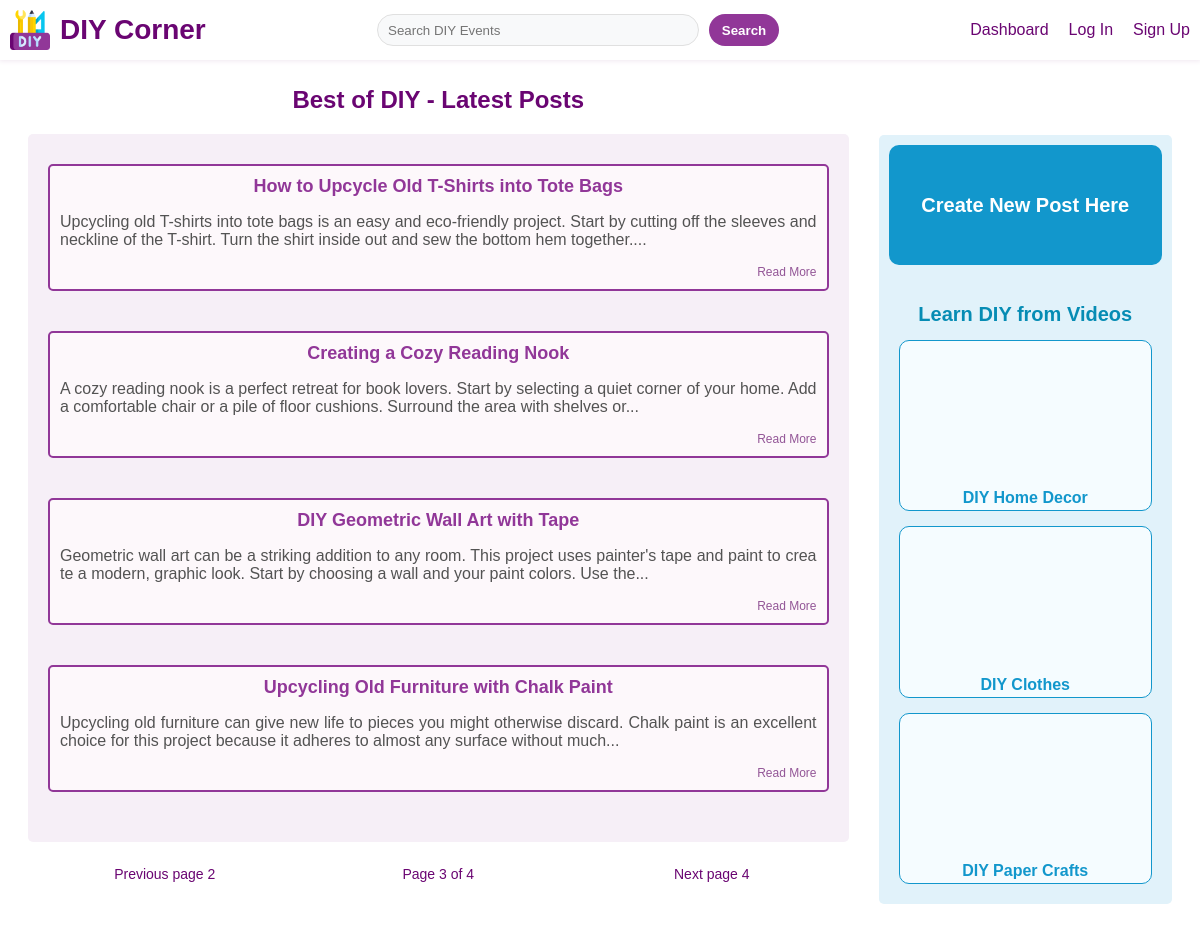
The page /dashboard?page=3 on the database its author committed.
### app/models.py (models this page shows, shortened)
class Post(db.Model):
    __tablename__ = 'post'
    id = db.Column(db.Integer, primary_key=True, autoincrement=True)
    title = db.Column(db.String(100), nullable=False)
    content = db.Column(db.Text, nullable=False)
    date_posted = db.Column(db.DateTime, nullable=False, default=datetime.now)
    user_id = db.Column(db.Integer, db.ForeignKey('user.id'), nullable=False)
    author = db.relationship('User', backref=db.backref('post'))

### app/routes.py (the view)
@main.route('/dashboard', methods=['GET', 'POST'])
def dashboard():
    form=PostForm()
    page = request.args.get('page', 1, type=int)
    posts = Post.query.order_by(Post.date_posted.desc()).paginate(page=page, per_page=4)
    return render_template('dashboard.html', title='Dashboard', user=current_user, posts=posts, form=form, page=page)

### app/forms.py
class PostForm(FlaskForm):
    title = TextAreaField('Title', validators=[DataRequired()])
    content = TextAreaField('Content', validators=[DataRequired()])
    submit = SubmitField('Create new post')

### app/templates/dashboard.html (shortened to what this page needs)
{% extends "base.html" %}
{% block content %}
    <div class="dashboard-container">
        <div class="dashboard-left">
            <h1>Best of DIY - Latest Posts</h1>
            <div class="all-posts">
                {% for post in posts.items %}
                <div class="all-posts-list">
                    <a href="{{ url_for('main.details', post_id=post.id) }}" class="all-posts-title">{{ post.title }}</a>
                    <p>{{ post.content | truncate(200) }}</p>
                    <a href="{{ url_for('main.details', post_id=post.id) }}" class="read-more">Read More</a>
                </div>
                {% endfor %}
            </div>
            <div class="pages">
                <p>
                    {% if posts.has_prev %}
                        <a href="{{ url_for('main.dashboard', page=posts.prev_num) }}">Previous page</a>
                        {{ posts.prev_num }}
                    {% endif %}
                </p>
                <p>Page {{ posts.page }} of {{ posts.pages }}</p>
                <p>
                    {% if posts.has_next %}
                        <a href="{{ url_for('main.dashboard', page=posts.next_num) }}">Next page</a>
                        {{ posts.next_num }}
                    {% endif %}
                </p>
            </div>
        </div>
        <div class="dashboard-right">
            <a href="{{ url_for('main.post') }}" class="create-button">Create New Post Here</a>
            <h1>Learn DIY from Videos</h1>
            <div class="video-grid">
                    <div class="video-container">
                        <iframe src="https://www.youtube.com/embed/QVfEGFvIDnc?si=Cei9VK51KD9ou2X9" title="YouTube video player" allow="accelerometer; autoplay; clipboard-write; encrypted-media; gyroscope; picture-in-picture; web-share" allowfullscreen></iframe>
                        <p>DIY Home Decor</p>
                    </div>
                    <div class="video-container">
                        <iframe src="https://www.youtube.com/embed/x3GINpzPkXo?si=aq_kUpp5knVp_4PK" title="YouTube video player" allow="accelerometer; autoplay; clipboard-write; encrypted-media; gyroscope; picture-in-picture; web-share" allowfullscreen></iframe>
                        <p>DIY Clothes</p>
                    </div>
                    <div class="video-container">
                        <iframe src="https://www.youtube.com/embed/drT-Qp1PA30?si=W9aBeQiDM2I64Jkm" title="YouTube video player" allow="accelerometer; autoplay; clipboard-write; encrypted-media; gyroscope; picture-in-picture; web-share" allowfullscreen></iframe>
                        <p>DIY Paper Crafts</p>
                    </div>
            </div>
        </div>
    </div>
{% endblock %}

### app/static/css/base.css (style rules this page uses)
* { list-style: none; text-decoration: none; font-family: Verdana, sans-serif; }

### app/static/css/index.css (style rules this page uses)
* { list-style: none; text-decoration: none; }

### app/static/css/dashboard.css (style rules this page uses)
* { list-style: none; text-decoration: none; }
.dashboard-container { display: flex; padding: 20px; margin-top: 50px; }
.dashboard-left { flex: 3; width: 75%; margin-right: 30px; }
.dashboard-left h1 { font-size: 24px; color: #6a0572; font-weight: 800; text-align: center; margin-bottom: 20px; }
.all-posts { padding: 10px 20px; background-color: #f6eff7; border-radius: 5px; }
.all-posts-list { position: relative; border: 2px solid #913798; padding: 10px; margin-top: 20px; margin-bottom: 40px; background-color: #fdf8fb; border-radius: 5px; word-wrap: break-word; word-break: break-all; }
.all-posts-title { display: block; text-align: center; font-size: 18px; color: #913798; font-weight: 700; }
.all-posts-list p { font-size: 16px; color: #535353; font-weight: 400; text-align: justify; }
.read-more { display: block; text-align: right; font-size: 12px; color: #935697; font-weight: 500; }
.pages { display: flex; justify-content: space-between; align-items: center; text-align: center; margin-top: 10px; }
.pages p { flex: 1; font-size: 14px; color: #6a0572; font-weight: 500; }
.pages a { flex: 1; font-size: 14px; color: #6a0572; font-weight: 500; }
.dashboard-right { flex: 1; width: 25%; display: flex; flex-direction: column; text-align: center; align-items: center; background-color: #e1f2fa; border-radius: 5px; padding: 10px; margin-top: 65px; }
.create-button { display: flex; justify-content: center; align-items: center; width: 100%; height: 120px; border: none; border-radius: 10px; background-color: #1297cc; color: white; font-size: 20px; font-weight: 600; text-align: center; cursor: pointer; outline: none; transition: all 0.3s ease; margin-bottom: 25px; }
.dashboard-right h1 { font-size: 20px; color: #068cb4; font-weight: 700; text-align: center; }
.video-grid { display: flex; flex-wrap: wrap; gap: 5px; padding: 0 10px; width: auto; height: auto; }
.video-container { background-color: #f5fcff; border: 1px solid #1297cc; border-radius: 10px; margin-bottom: 10px; }
.video-container iframe { width: 100%; height: auto; aspect-ratio: 16 / 9; border: none; border-radius: 10px; }
.video-container p { font-size: 16px; color: #1297cc; font-weight: 700; margin: 3px; text-align: center; }

### app/static/css/details.css (style rules this page uses)
* { list-style: none; text-decoration: none; }

### app/static/css/forms.css (style rules this page uses)
* { list-style: none; text-decoration: none; }

### app/static/css/profile.css (style rules this page uses)
* { list-style: none; text-decoration: none; }

### rows shown on the page
Post: title "How to Upcycle Old T-Shirts into Tote Bags", content "Upcycling old T-shirts into tote bags is an easy and eco-friendly project. Start by cutting off the sleeves and neckline of the T-shirt. Turn the shirt inside out and sew the bottom hem together...."
Post: title "Creating a Cozy Reading Nook", content "A cozy reading nook is a perfect retreat for book lovers. Start by selecting a quiet corner of your home. Add a comfortable chair or a pile of floor cushions. Surround the area with shelves or..."
Post: title "DIY Geometric Wall Art with Tape", content "Geometric wall art can be a striking addition to any room. This project uses painter's tape and paint to create a modern, graphic look. Start by choosing a wall and your paint colors. Use the..."
Post: title "Upcycling Old Furniture with Chalk Paint", content "Upcycling old furniture can give new life to pieces you might otherwise discard. Chalk paint is an excellent choice for this project because it adheres to almost any surface without much..."

### other values the page prints
{{ posts.prev_num }} "2"
{{ posts.page }} "3"
{{ posts.pages }} "4"
{{ posts.next_num }} "4"
